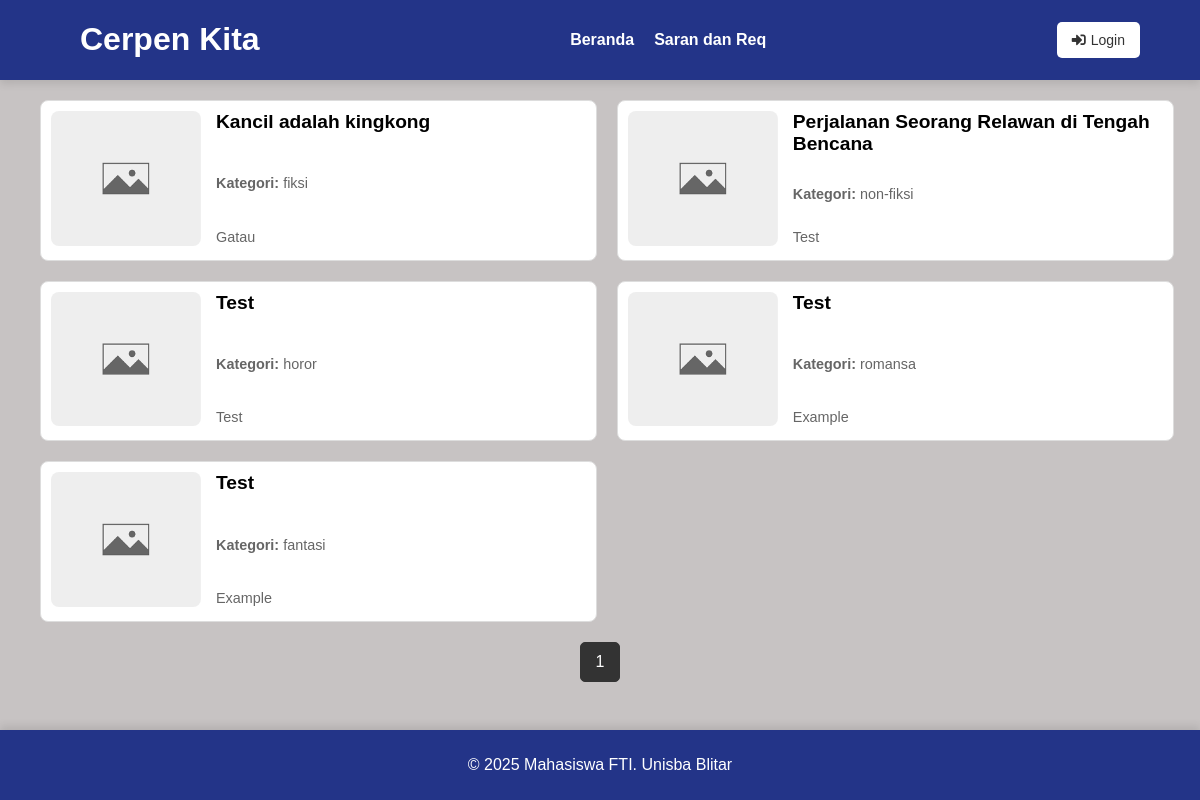
The app's page /, older data.
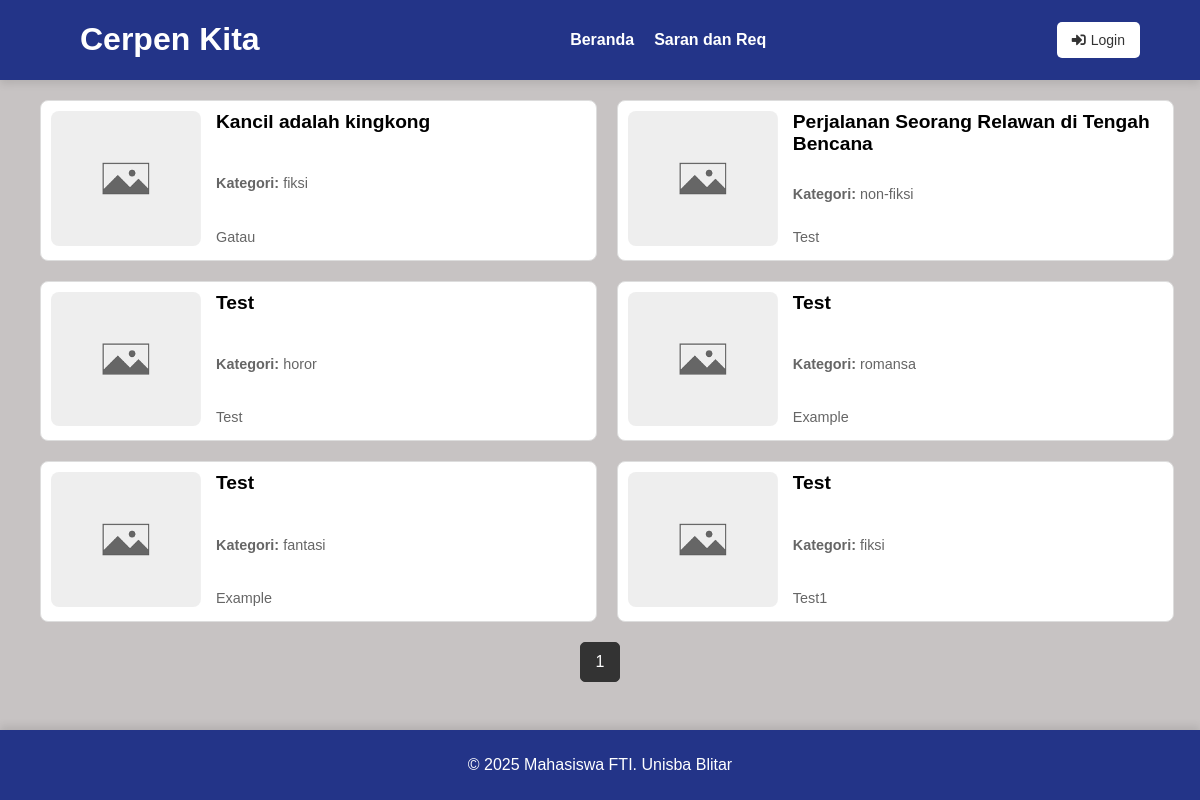
The same page, newer data.
### tables this page shows
CREATE TABLE `cerita` (
  `id` int(11) NOT NULL,
  `judul` varchar(255) NOT NULL,
  `deskripsi` text NOT NULL,
  `konten` text NOT NULL,
  `kategori` varchar(50) NOT NULL,
  `penulis_id` int(11) DEFAULT NULL,
  `gambar` varchar(255) NOT NULL
);

### index.php (the view, shortened to what this page needs)
<?php
include 'header.php';
$cerita_per_halaman = 10;
$page = isset($_GET['page']) ? (int)$_GET['page'] : 1;
$offset = ($page - 1) * $cerita_per_halaman;
$total_cerita_sql = "SELECT COUNT(*) as total FROM cerita";
$total_cerita_result = $conn->query($total_cerita_sql);
$total_cerita_row = $total_cerita_result->fetch_assoc();
$total_cerita = $total_cerita_row['total'];
$sql = "SELECT id, judul, kategori, deskripsi, gambar FROM cerita LIMIT $cerita_per_halaman OFFSET $offset";
$result = $conn->query($sql);
?>
<div class="cerita-grid">
    <?php if ($result->num_rows > 0): ?>
    <?php while($row = $result->fetch_assoc()): ?>
    <div class="cerita-item">
        <a href="cerita.php?id=<?= $row['id'] ?>">
            <img src="<?= htmlspecialchars($row['gambar']) ?>" alt="<?= htmlspecialchars($row['judul']) ?>"
                class="gambar-cerita">
        </a>
        <div class="cerita-info">
            <h2><?= htmlspecialchars($row['judul']) ?></h2>
            <p><strong>Kategori:</strong> <?= htmlspecialchars($row['kategori']) ?></p>
            <p><?= htmlspecialchars($row['deskripsi']) ?></p>
        </div>
    </div>
    <?php endwhile; ?>
    <?php else: ?>
    <p>Tidak ada cerita.</p>
    <?php endif; ?>
</div>
<div class="pagination">
    <?php for ($i = 1; $i <= ceil($total_cerita / $cerita_per_halaman); $i++): ?>
    <a href="?page=<?= $i ?>" class="<?= $i === $page ? 'active' : '' ?>"><?= $i ?></a>
    <?php endfor; ?>
</div>
<?php
include 'footer.php';
?>

### header.php (shortened to what this page needs)
<!DOCTYPE html>
<html lang="en">
<head>
    <link rel="stylesheet" href="styles.css">
    <link rel="stylesheet" href="https://cdnjs.cloudflare.com/ajax/libs/font-awesome/5.15.4/css/all.min.css">
</head>
<body>
    <header>
        <div class="header-container">
            <div class="logo-title">
                <h1><a href="index.php">Cerpen Kita</a></h1>
            </div>
            <nav>
                <ul class="navbar">
                    <li><a href="index.php">Beranda</a></li>
                    <?php if (isset($_SESSION['admin'])): ?>
                        <li><a href="admin_fitur.php">Cerita</a></li>
                        <li><a href="admin_request.php">InboxAdmin</a></li>
                    <?php else : ?>
                        <li><a href="user_request.php">Saran dan Req</a></li>
                    <?php endif; ?>
                </ul>
            </nav>
            <div class="user-actions">
                <?php if (isset($_SESSION['logged_in'])): ?>
                    <a href="logout.php" class="btn"><i class="fas fa-sign-out-alt"></i> Logout</a>
                <?php else: ?>
                    <a href="login.php" class="btn"><i class="fas fa-sign-in-alt"></i> Login </a>
                <?php endif; ?>
            </div>
        </div>
    </header>

### footer.php
<footer>
    <p>&copy; 2025 Mahasiswa FTI. Unisba Blitar</p>
</footer>
</body>
</html>

### styles.css (style rules this page uses)
body { font-family: "Arial", sans-serif; margin: 0; background-color: #c7c3c3; }
header { background: #233488; color: #fff; width: 100%; margin: 0 auto; box-shadow: 0 4px 8px rgba(0, 0, 0, 0.1); }
footer { background: #233488; color: #fff; text-align: center; padding: 10px 0; position: fixed; bottom: 0; width: 100%; box-shadow: 0 -4px 8px rgba(0, 0, 0, 0.1); z-index: 1; }
.header-container { display: flex; justify-content: space-between; align-items: center; width: 90%; margin: 0 auto; padding: 0 20px; }
.logo-title { display: flex; align-items: center; }
header h1 a { color: #fff; text-decoration: none; margin: 0 20px; }
nav ul.navbar { list-style: none; padding: 0; margin: 0; display: flex; gap: 20px; }
nav ul.navbar li { display: inline; }
nav ul.navbar li a { color: #fff; text-decoration: none; font-weight: bold; transition: color 0.3s ease; }
.user-actions .btn { padding: 10px 15px; border: none; border-radius: 5px; background: #fff; color: #333; cursor: pointer; text-decoration: none; display: flex; align-items: center; gap: 5px; transition: background 0.3s ease, color 0.3s ease; }
.pagination { margin-top: 20px; text-align: center; margin-bottom: 80px; padding-bottom: 20px; }
.pagination a { display: inline-block; padding: 10px 15px; margin: 0 5px; border: 1px solid #ddd; border-radius: 5px; text-decoration: none; color: #333; transition: background 0.3s ease, color 0.3s ease; }
.pagination a.active { background: #333; color: #fff; border-color: #333; }
.btn { display: inline-block; padding: 10px 15px; font-size: 14px; text-align: center; text-decoration: none; border-radius: 5px; transition: background 0.3s ease; }
.btn { background-color: #007bff; color: #fff; border: none; }
.cerita-grid { display: flex; flex-wrap: wrap; gap: 20px; margin-top: 20px; margin-left: 40px; }
.cerita-item { background: #fff; border: 1px solid #ddd; width: 48%; box-sizing: border-box; padding: 10px; border-radius: 8px; display: flex; transition: transform 0.3s ease, box-shadow 0.3s ease; }
.cerita-item img { width: 150px; height: auto; border-radius: 8px; margin-right: 15px; }
.cerita-info { flex: 1; display: flex; flex-direction: column; justify-content: space-between; }
.cerita-info h2 { font-size: 1.2em; margin: 0 0 10px; }
.cerita-info p { margin: 5px 0; font-size: 0.9em; color: #666; }
.gambar-cerita { width: 100px; height: auto; border-radius: 8px; }

Row changes from the older to the newer data that the page shows:
added cerita: gambar (placeholder picture), judul "Test", kategori "fiksi", deskripsi "Test1"
